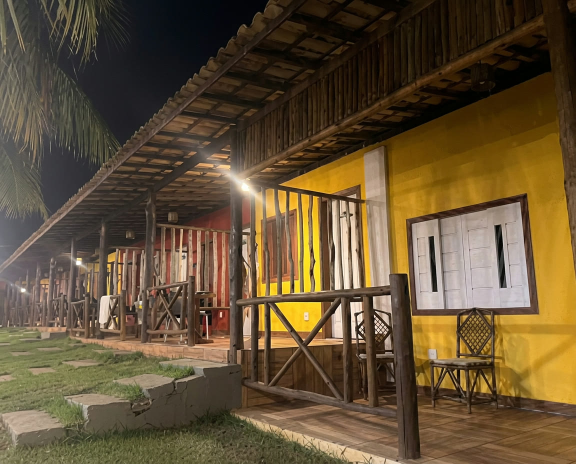
#> input picture src/assets/acomodacoes-fachada-hd.jpg, 1152 x 928 px (shown at 1/2 size); its folder holds only this picture in this run
$ python gen-thumbs.py
#> lines starting #> are read from the running program, lines starting #| are printed output that depends on the picture
"""
Gera as variantes reduzidas das fotos usadas nas galerias.

Roda a mao, fora do build:  python scripts/gen-thumbs.py

Por que existe: as miniaturas do grid sao exibidas em ~240px de largura mas estavam
baixando o arquivo original (ate 1920x2560). Este script gera as variantes 480w e 960w
em webp, que entram no srcset. O build do Vite nao e tocado - o aviso no vite.config.ts
diz que adicionar plugin manualmente quebra o app, entao nada de plugin de imagem.

Tambem imprime as dimensoes originais, prontas pra colar como width/height nos itens
da galeria (evita salto de layout enquanto a foto carrega).
"""

from pathlib import Path

from PIL import Image

ASSETS = Path(__file__).resolve().parent.parent / "src" / "assets"
OUT = ASSETS / "thumbs"

# Logos e avatares ja sao pequenos e nao entram em galeria.
SKIP_PREFIXES = ("logo-", "avatar-")
WIDTHS = (480, 960)
EXTS = {".jpg", ".jpeg", ".png", ".webp"}


def main() -> None:
    OUT.mkdir(exist_ok=True)
    dims: list[tuple[str, int, int]] = []
    total_before = 0
    total_after = 0

    for path in sorted(ASSETS.iterdir()):
        if not path.is_file() or path.suffix.lower() not in EXTS:
            continue
        if path.name.startswith(SKIP_PREFIXES):
            continue

        with Image.open(path) as im:
#> im is the input picture: PIL image 1152x928 RGB; mean R, G, B 100.1, 81.6, 53.8
            im = im.convert("RGB")
            w, h = im.size
#> w = 1152; h = 928
            dims.append((path.stem, w, h))
            total_before += path.stat().st_size

            for target in WIDTHS:
                # Nao faz upscale: se o original ja e menor, mantem o tamanho dele.
                tw = min(target, w)
                th = round(h * tw / w)
                dest = OUT / f"{path.stem}@{target}.webp"
                im.resize((tw, th), Image.LANCZOS).save(
                    dest, "WEBP", quality=72, method=6
                )
                total_after += dest.stat().st_size
#> this loop made 2 passes
#> pass 1, in main, `im.resize((tw, th), Image.LANCZOS).save( dest, "WEBP", quality=72, met..`:
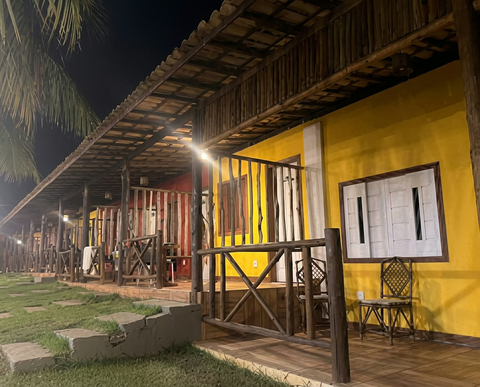
#> saved as acomodacoes-fachada-hd@480.webp: PIL image 480x387 RGB; mean R, G, B 100.1, 81.6, 53.8
#> pass 2, in main, `im.resize((tw, th), Image.LANCZOS).save( dest, "WEBP", quality=72, met..`:
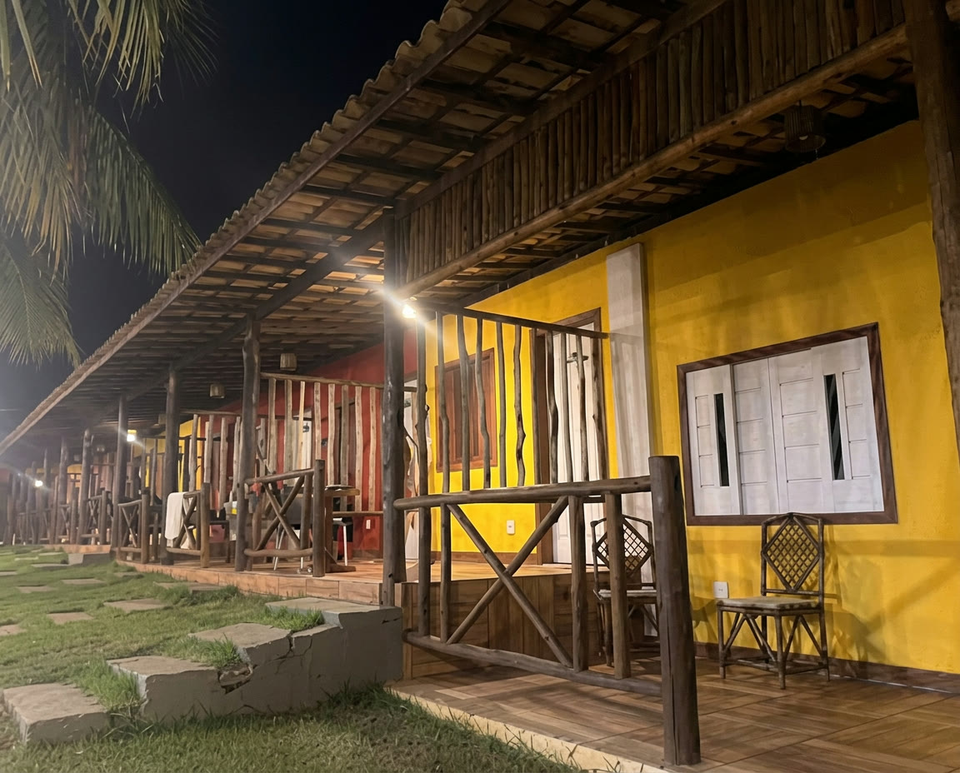
#> saved as acomodacoes-fachada-hd@960.webp: PIL image 960x773 RGB; mean R, G, B 100.1, 81.6, 53.8
#> after the loop, total_after = 95430

    print(f"{len(dims)} imagens processadas -> {OUT}")
#| 1 imagens processadas -> src/assets/thumbs
    print(f"originais: {total_before / 1024:.0f} KB | variantes: {total_after / 1024:.0f} KB\n")
#| originais: 204 KB | variantes: 93 KB
    print("dimensoes originais (width / height):")
    for stem, w, h in dims:
        print(f"  {stem}: {w}x{h}")


if __name__ == "__main__":
    main()
